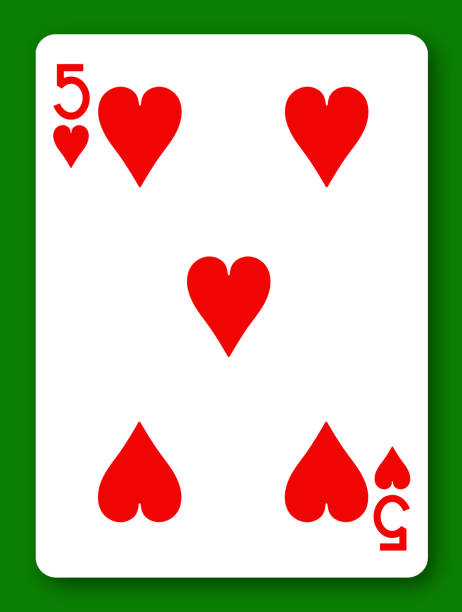
#> input picture dataset/TemplateMatchin.jpg, 462 x 612 px, found by its file name
$ jupyter execute '031 - TemplateMatchin.ipynb'
#> lines starting #> are read from the running program, lines starting #| are printed output that depends on the picture; after the words box and inside, x2 and y2 are one past the last pixel; in counts of white or black regions, pixels touching at a corner belong together
[cell 1]
import cv2
import numpy as np
import matplotlib.pyplot as plt

[cell 2]
img = cv2.imread(r"C:\Users\aliay\OneDrive\Desktop\py_test\computer vision\dataset\TemplateMatchin.jpg")
#> img is the input picture: shape (612, 462, 3); mean B, G, R 165.7, 194.4, 192.4
gray_img = cv2.cvtColor(img,cv2.COLOR_BGR2GRAY)
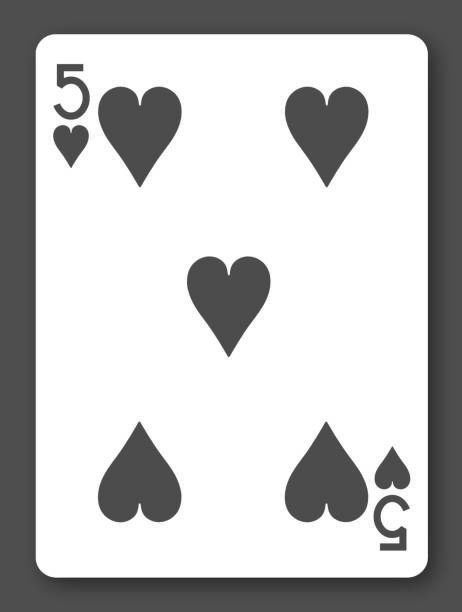
#> gray_img: shape (612, 462); min 38, max 255, mean 190.6
template = cv2.imread(r"C:\Users\aliay\OneDrive\Desktop\py_test\computer vision\dataset\template92-106.jpg",0)
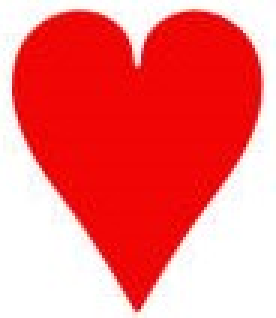
#> input picture dataset/template92-106.jpg, 92 x 106 px, found by its file name (shown 3 times larger)
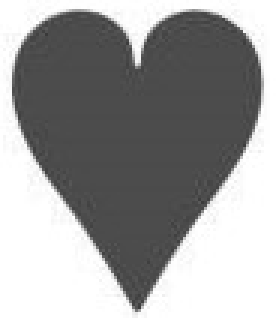
#> template: shape (106, 92) (shown 3 times larger); min 57, max 255, mean 156.5

[cell 3]
#  to make the it (width then hight) in ordinary cases it is h then w
w , h = template.shape[::-1]
#> w = 92; h = 106

[cell 4]
# cv2.TM_CCORR_NORMED  >>> the most used method
res = cv2.matchTemplate(gray_img,template,cv2.TM_CCORR_NORMED)
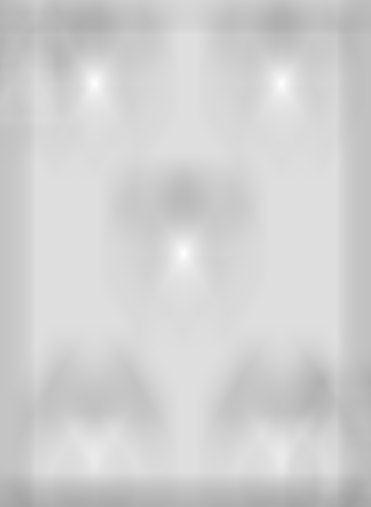
#> res: shape (507, 371) float32; min 0.633, max 1, mean 0.82
# the result causing a white point and this is the Starting point for our template in the image
plt.imshow(res,'gray')
# print(res)

[cell 5]
# in this case the starting point is white this means that we can make a thershold manages us to reach the startig point
treshold = 0.99
loc = np.where(res>=treshold)
#> loc = 28 positions, rows 82 to 254, columns 93 to 282
for pt in zip(*loc[::-1]):
    cv2.rectangle(img,pt,(pt[0]+w,pt[1]+h),(0,0,255),2)
#> this loop made 28 passes
#> pt on passes 1 to 12: (94, 82), (95, 82), (280, 82), (281, 82), (282, 82), (93, 83), (94, 83), (95, 83), (280, 83), (281, 83), (282, 83), (93, 84)
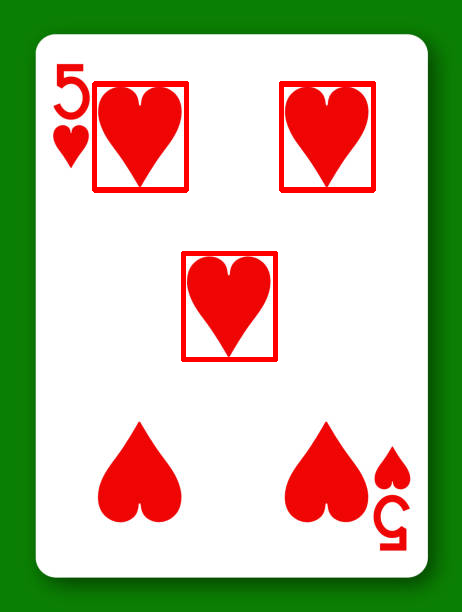
#> img: shape (612, 462, 3); 2.22% of pixels changed, all inside (x1, y1, x2, y2) = (92, 81, 376, 362)

img = cv2.cvtColor(img,cv2.COLOR_BGR2RGB)
plt.imshow(img)

<b>Other methods for template matching</b>
<Br></Br>
<B>If the method is TM_SQDIFF or TM_SQDIFF_NORMED, take minimum Becouse the point will be black not White as usual </B>

<B>By anthor Way<B>

[cell 6]
import cv2 as cv
import numpy as np
from matplotlib import pyplot as plt

img = cv.imread(r"C:\Users\aliay\OneDrive\Desktop\py_test\computer vision\dataset\TemplateMatchin.jpg", cv.IMREAD_GRAYSCALE)
#> img: shape (612, 462); min 37, max 255, mean 190.7
img2 = img.copy()
template = cv.imread(r"C:\Users\aliay\OneDrive\Desktop\py_test\computer vision\dataset\template92-106.jpg", cv.IMREAD_GRAYSCALE)
w, h = template.shape[::-1]

# All the 6 methods for comparison in a list
methods = ['cv.TM_CCOEFF', 'cv.TM_CCOEFF_NORMED', 'cv.TM_CCORR',
 'cv.TM_CCORR_NORMED', 'cv.TM_SQDIFF', 'cv.TM_SQDIFF_NORMED']

for meth in methods:
    img = img2.copy()
    method = eval(meth)

    # Apply template Matching
    res = cv.matchTemplate(img,template,method)
    min_val, max_val, min_loc, max_loc = cv.minMaxLoc(res)

    # If the method is TM_SQDIFF or TM_SQDIFF_NORMED, take minimum
    if method in [cv.TM_SQDIFF, cv.TM_SQDIFF_NORMED]:
        top_left = min_loc
    else:
        top_left = max_loc
    bottom_right = (top_left[0] + w, top_left[1] + h)

    cv.rectangle(img,top_left, bottom_right, (0,0,255), 2)

    plt.subplot(121),plt.imshow(res,cmap = 'gray')
    plt.title('Matching Result'), plt.xticks([]), plt.yticks([])
    plt.subplot(122),plt.imshow(img,cmap = 'gray')
    plt.title('Detected Point'), plt.xticks([]), plt.yticks([])
    plt.suptitle(meth)

    plt.show()
#> this loop made 6 passes
#> (min_val, max_val, min_loc, top_left, bottom_right) on passes 1 to 4: (-46236824, 74751368, (26, 505), (183, 253), (275, 359)), (-0.661, 1, (322, 380), (183, 253), (275, 359)), (188078352, 389170656, (370, 506), (83, 227), (175, 333)), (0.633, 1, (349, 506), (183, 253), (275, 359))
#> (min_val, max_val, max_loc, top_left, bottom_right) on passes 5 to 6: (56576, 250419040, (27, 504), (183, 253), (275, 359)), (0.00018, 0.735, (348, 506), (183, 253), (275, 359))
#> pass 1, `res = cv.matchTemplate(img,template,method)`:
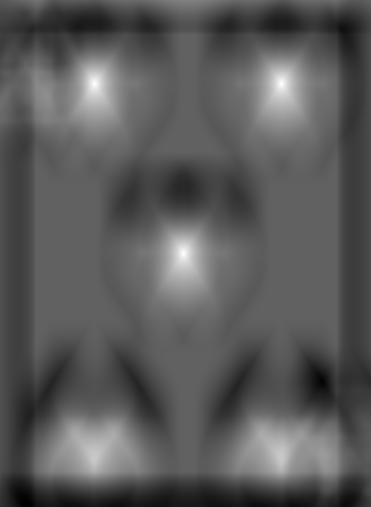
#> res: shape (507, 371) float32; min -46236824, max 74751368, mean -3372045; drawn with min black and max white
#> pass 1, `plt.show()`:
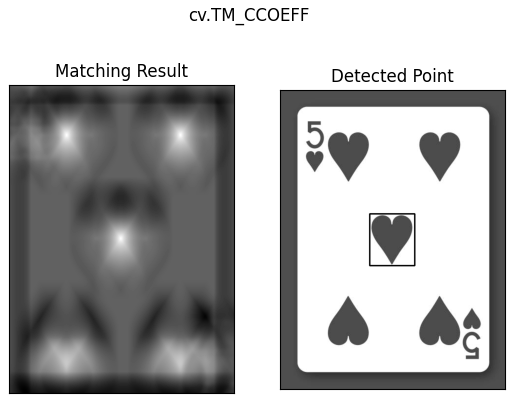
#> figure drawn by matplotlib, 2 panels
#> pass 3, `res = cv.matchTemplate(img,template,method)`:
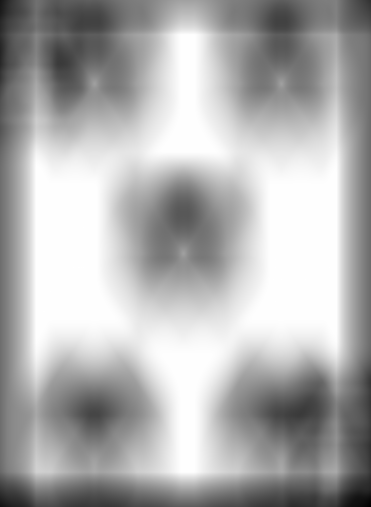
#> res: shape (507, 371) float32; min 188078352, max 389170656, mean 326892288; drawn with min black and max white
#> after the loop:
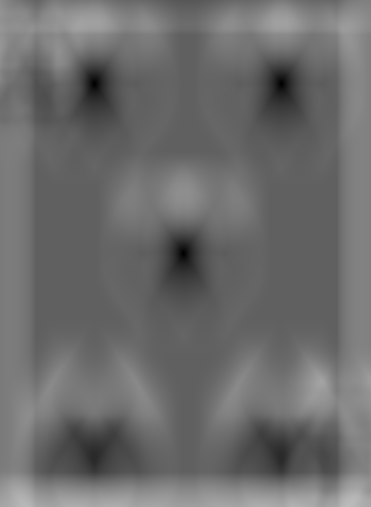
#> res: shape (507, 371) float32; min 0.00018, max 0.735, mean 0.426
